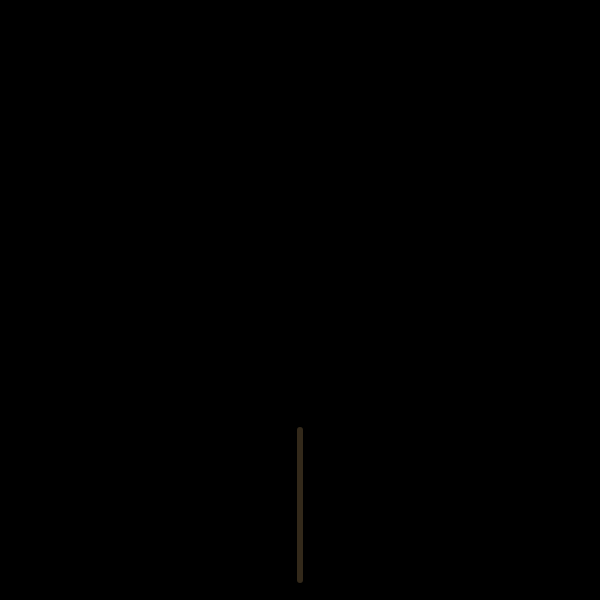
Frame 1 (no input)
Frame 60 (no input): identical to frame 1, image omitted
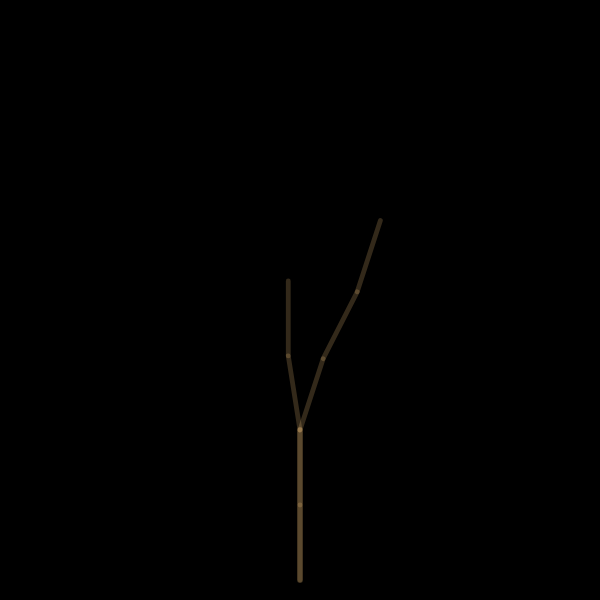
Frame 120 (the mouse pressed at the canvas centre since frame 60)

The p5.js sketch that drew these frames (run headless with seeded random() and noise() and a simulated clock; from frame 60 on, the mouse is pressed at the canvas centre):

// p5.js sketch
// ── sketch.js
// variables: F+-[]
// axiom: F
// rules: F -> FF+[+F-F-F]-[-F+F+F]
var angle;
var axiom = "F";
var rules = []
    rules[0] = { a: "F",
                 //b: "FF+[+F-F-F]-[-F+F+F]"}
                 b: "FF+[+F+F-F]-[-F+F]"}


var sentence = axiom;
var len = 150;
var strokeW = 6;

function setup(){
  //noCanvas();
  //createP(axiom);
  colorMode(HSB, 360, 100, 100, 100);
  angle = PI/20;
  createCanvas(600, 600);
  background(0);
  turtle();
}

function generate(){
  len *= .5;
  strokeW *= .8;
  var nextSentence = "";
  for(var i = 0; i < sentence.length; i++){
    var current = sentence.charAt(i);
    var found = false;
    for (var j = 0; j < rules.length; j++){
      if(current == rules[j].a){
        found = true;
        nextSentence += rules[j].b;
        break;
      }
    }
    if(!found){
      nextSentence += current;
    }
  }
  sentence = nextSentence;
  //createP(sentence);
}

function mousePressed(){
  generate();
  turtle();
}

function turtle(){
  translate(width/2,height-20);
  stroke(36, 50, 100, 20);
  strokeWeight(strokeW);
  for (var i = 0; i < sentence.length; i++){
    var current = sentence.charAt(i);
    if (current == "F"){
      line(0,0,0, -len);
      translate(0, -len);
    } else if (current == "+"){
      rotate(angle);
    } else if (current == "-"){
      rotate(-angle);
    } else if (current == "["){
      push();
    } else if (current == "]"){
      pop();
    }
  }
} //end turtle()

function draw(){

}
